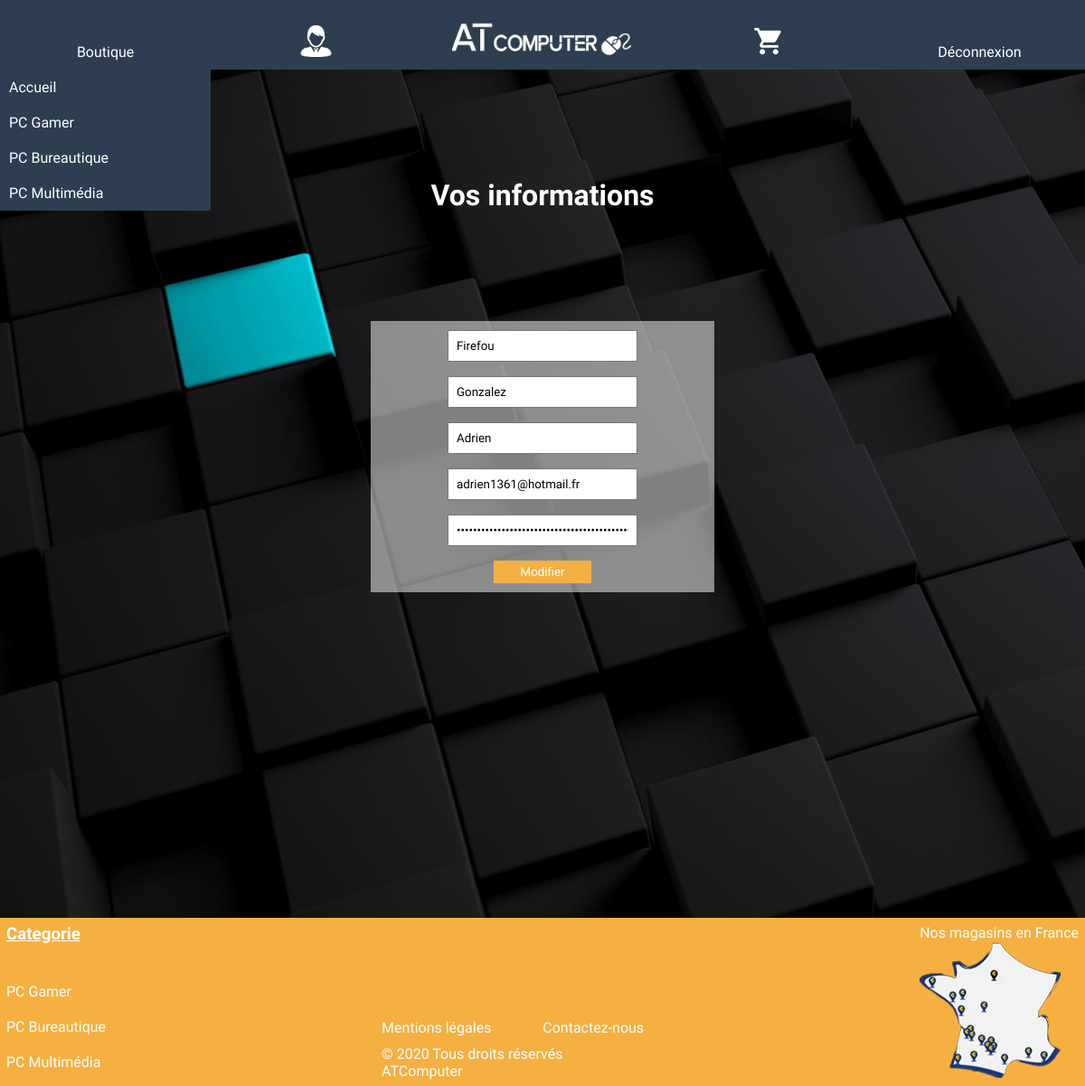
The app's page /sources/profil.php (signed in) with its own data.
### tables this page shows
CREATE TABLE IF NOT EXISTS `utilisateurs` (
  `id` int(11) NOT NULL AUTO_INCREMENT,
  `login` varchar(255) NOT NULL,
  `nom` varchar(255) NOT NULL,
  `prenom` varchar(255) NOT NULL,
  `email` varchar(255) NOT NULL,
  `password` varchar(255) NOT NULL,
  `grade` varchar(255) DEFAULT NULL,
  PRIMARY KEY (`id`)
);

CREATE TABLE IF NOT EXISTS `categorie` (
  `id` int(11) NOT NULL AUTO_INCREMENT,
  `nom` varchar(255) NOT NULL,
  `nomurl` varchar(255) NOT NULL,
  PRIMARY KEY (`id`)
);

### sources/functions.php (called while the page is built, shortened)
<?php
class userpdo
{
function connectdb()
	{
		$base = new PDO('mysql:host=localhost;dbname=boutique', 'root', '');
		return $base;
	}
public function getAllInfos()
{
	if(isset($_SESSION['login']))
	{
		$tab=[];
		$login=$_SESSION['login'];
		$infos =  $this->connectdb()->query("SELECT *FROM utilisateurs WHERE login='$login'");
		while($parameter = $infos->fetch())
		{
			array_push($tab, $parameter);
		}
		return $tab;
    }
    else
    {
    	return "Aucun utilisateur n'est connecté";
    }
}
}
class produit
{
	function connectdb()
	{
		try {
			$base = new PDO('mysql:host=localhost;dbname=boutique', 'root', '',
				array(PDO::MYSQL_ATTR_INIT_COMMAND => 'SET NAMES \'UTF8\''));
		} catch (PDOException $e) {
		    echo 'Connexion échouée : ' . $e->getMessage();
		}
		return $base;
	}
	public function categorie()
	{
	$tabcategorie=[];
	$categorie=$this->connectdb()->query("SELECT * FROM `categorie` ORDER BY id ASC");
	while($images = $categorie->fetch())
	{
		array_push($tabcategorie, $images);
	}
		return $tabcategorie;
	}
}
?>

### sources/profil.php (the view, shortened to what this page needs)
<?php include("functions.php");
?>
<html>
	<head>
		<link href="boutique.css" rel="stylesheet">
	</head>
	<body>
		<?php include("header.php");?>
<h1 class="log_titre">Vos informations</h1>
<div id="form_log2">
		<form action="" method="post">
			<input type="text" name="login" required placeholder="Login" value="<?php echo $monprofil[0][1]; ?>">
			<input type="text" name="lastname" required placeholder="Nom" value="<?php echo $monprofil[0][2]; ?>">
			<input type="text" name="firstname" required placeholder="Prénom" value="<?php echo $monprofil[0][3]; ?>">
			<input type="email" name="email" required placeholder="Email" value="<?php echo $monprofil[0][4]; ?>">
			<input type="password" name="pass" required placeholder="Mot de passe" value="<?php echo $_SESSION['password'];?>">
			<input type="submit" name="update" required value="Modifier">
		</form>
</div>
		<?php include("footer.php");?>
	</body>
</html>

### sources/footer.php
<?php
$produit = new produit;
$tab=$produit -> categorie();
?>
<footer>
	<div class="categorie">
		<div>
			<h3>Categorie</h3>
		</div>
		<div class="titre">
			<?php
			for($j=0; $j < sizeof($tab); $j++)
             {
             	?>
             	<a class="menu" href="sous-categorie.php?type=<?php echo $tab[$j][2];?>&id=<?php  echo $tab[$j][0];?>"><?php echo $tab[$j][1];?></a>
           		<?php
             }
			?>
		</div>
	</div>
	<div class="footer">
		<div id="mentions">
			<div>
				<a href="mentions.html">Mentions légales</a>
				<a href="contact.php">Contactez-nous</a>
			</div>
				<p>© 2020 Tous droits réservés ATComputer</p>
		</div>
	</div>
	<div class="img">
		<p>Nos magasins en France</p>
		<a href="https://www.google.fr/maps/place/Joliette,+Marseille/@43.3040531,5.3567312,15z/data=!3m1!4b1!4m5!3m4!1s0x12c9c0ed7442dacd:0x73ed2062a058ae62!8m2!3d43.3035953!4d5.3660975"><div class="map">
		</div></a>
	</div>
</footer>

### sources/boutique.css (style rules this page uses)
* { padding: 0; margin: 0; outline: none; font-family: 'Concert One' ; }
body { background-image: url('../img/fond_site.jpg'); background-size: cover; background-repeat: no-repeat; background-attachment: fixed; }
footer { display:flex; justify-content: space-between; width: 100%; background-color: #F5B041; margin-top: 5%; }
footer,p, h3, .categorie a, a { color:white; text-decoration: none; transition: 0.2s; }
footer .footer { display:flex; flex-direction: column; flex:2; justify-content: flex-end; align-items: center }
footer #mentions { display:flex; flex-direction: column; justify-content: space-between; width: 290px; padding: 7px; }
footer #mentions div { display:flex; width: 290px; justify-content: space-between; margin-bottom: 10px; }
footer .categorie h3 { text-decoration: underline; padding:7px; }
footer .categorie .titre { display:flex; flex-direction: column; justify-content: space-between; height: 50%; margin-top: 15%; padding:7px; }
footer .img { padding: 7px; }
footer .map { background-image:url(../img/map.png); background-repeat: no-repeat; height: 80%; transition: 0.8s; padding: 7px; }
input[type="submit"] { cursor:pointer; }
.menu , .lien { display: block; padding: 10px 0; color: white; text-decoration: none; white-space: nowrap; text-overflow: ellipsis; position:relative; z-index:2; transition: 0.2s; }
#form_log2 { display: flex; justify-content: space-between; width: 100%; flex-direction: column; align-items: center; margin-top: 120px; margin-bottom: 120px; height: 300px; }
.log_titre { margin-top: 120px; text-align: center; color:white; }
#form_log form, #form_log2 form { width: 30%; min-width: 300px; background-color:rgba(255, 255, 255, 0.5); height: 100%; display: flex; flex-direction: column; justify-content: space-between; align-items: center; padding: 10px; }
#form_log form input[type="text"], input[type="password"], #form_log2 form input[type="text"], #form_log2 form input[type="password"], #form_log2 form input[type="email"] { width: 50%; min-width: 210px; padding: 8px; }
#form_log form input[type="submit"], #form_log2 form input[type="submit"] { width: 30%; padding: 5px; background-color: #F5B041; color: white; transition: 0.5s; border:none; cursor: pointer; }
.form_information form input[type="text"], input[type="email"] { width: 70%; padding: 10px; }
@media (max-width: 1200px) { footer { margin-top:30%; } }

### records on screen
utilisateurs: login "Firefou", lastname "Gonzalez", firstname "Adrien", email "adrien1361@hotmail.fr"
categorie: nom "PC Gamer"
categorie: nom "PC Bureautique"
categorie: nom "PC Multimédia"
